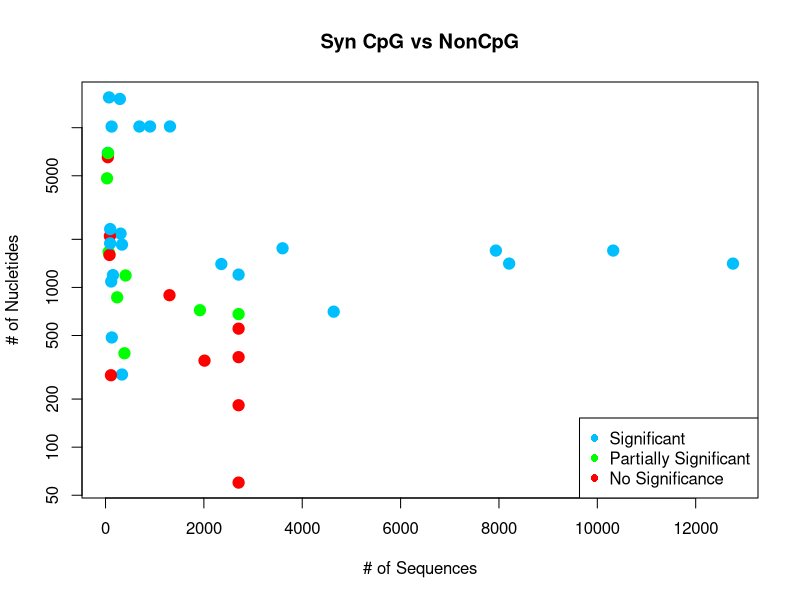
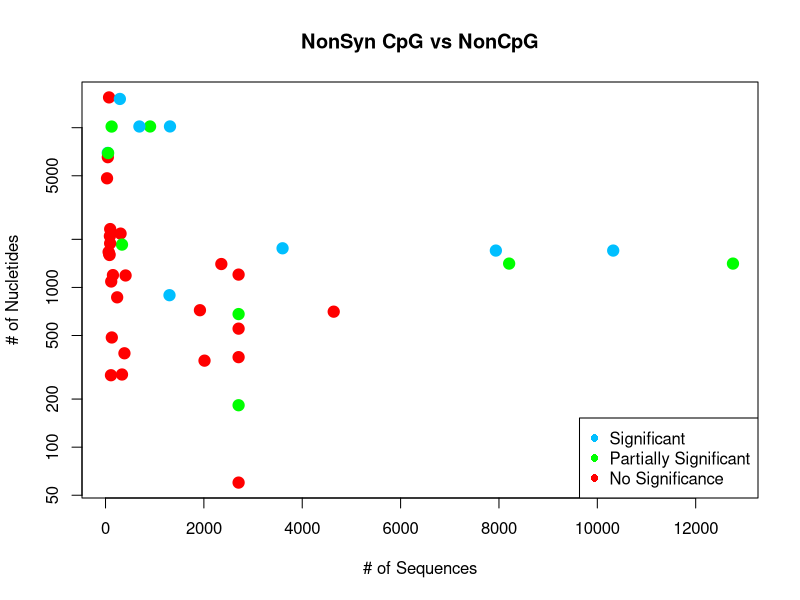
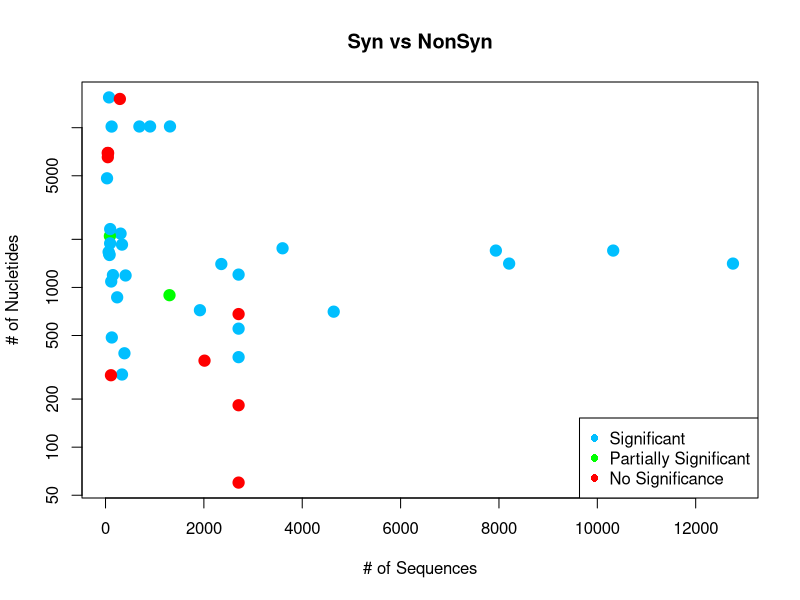

Here is the R script that generated these plots, in order:
# graph for data vs significant 

library(scales)
library(plotrix)
library(sfsmisc)

Virus_info<- read.csv("data/CpG_List.csv")

data_points_df<- read.csv("output/alldatapoints.csv")

tally<- read.csv("data/recount2.csv")
data_points_df$SynCpg=0
data_points_df$NonSynCpg=0
data_points_df$SynNonSyn=0
for (i in 1:nrow(data_points_df)) {
  treat=data_points_df$Virus[i]
  
  for (j in 1:nrow(data_points_df)){
    # splitnameAll<-unlist(strsplit(as.character(Virus_info$name[j]),".fasta"))
    # splitname<-unlist(strsplit(as.character(splitnameAll[1]),"_"))
    truename<-tally$Virus[j]
    #print(truename)
    
    if(treat==truename){
      data_points_df$SynCpg[i]<-tally$A..G.Syn..CpG.v.NonCpG.[j]+tally$T..C.Syn..CpG.v.NonCpG.[j]
      data_points_df$NonSynCpg[i]<-tally$A..G.NonSyn..CpG.v.NonCpG[j]+tally$T..C.NonSyn..CpG.v.NonCpG[j]
      data_points_df$SynNonSyn[i]<-tally$A..G.Syn.v.NonSyn[j]+tally$T..C.Syn.v.NonSyn[j]
      
      
    }
  } 
}

#Syn CpG vs Non-CpG
  

  png("output/amount/Syn.png", width = 6.75, height = 6.75, units = "in", res= 300)
  palette(alpha(c("red","green","deepskyblue1")))
  plot(data_points_df$seq,data_points_df$nucl,log='y',col=factor(data_points_df$SynCpg),pch=19,cex=1.5, main="Syn CpG vs NonCpG",xlab = "# of Sequences", ylab = "# of Nucletides")
  legend("bottomright",legend=c("Significant","Partially Significant","No Significance"),
         col= c("deepskyblue1","green","red"), horiz= FALSE, 
         #lty is type of line used,cex is size of legend, xpd allows legend to lie outside the plot,bty is type of box around legend       
         cex=1, pch = c(16,16,16))
  
  png("output/amount/NonSyn.png", width = 6.75, height = 6.75, units = "in", res= 300)
  palette(alpha(c("red","green","deepskyblue1")))
  plot(data_points_df$seq,data_points_df$nucl,log='y',col=factor(data_points_df$NonSynCpg),pch=19,cex=1.5, main="NonSyn CpG vs NonCpG",xlab = "# of Sequences", ylab = "# of Nucletides")
  legend("bottomright",legend=c("Significant","Partially Significant","No Significance"),
         col= c("deepskyblue1","green","red"), horiz= FALSE, 
         #lty is type of line used,cex is size of legend, xpd allows legend to lie outside the plot,bty is type of box around legend       
         cex=1, pch = c(16,16,16))
  png("output/amount/SynNonSyn.png", width = 6.75, height = 6.75, units = "in", res= 300)
  palette(alpha(c("red","green","deepskyblue1")))
  plot(data_points_df$seq,data_points_df$nucl,log='y',col=factor(data_points_df$SynNonSyn),pch=19,cex=1.5, main="Syn vs NonSyn",xlab = "# of Sequences", ylab = "# of Nucletides")
  legend("bottomright",legend=c("Significant","Partially Significant","No Significance"),
         col= c("deepskyblue1","green","red"), horiz= FALSE, 
         #lty is type of line used,cex is size of legend, xpd allows legend to lie outside the plot,bty is type of box around legend       
         cex=1, pch = c(16,16,16))
dev.off()
